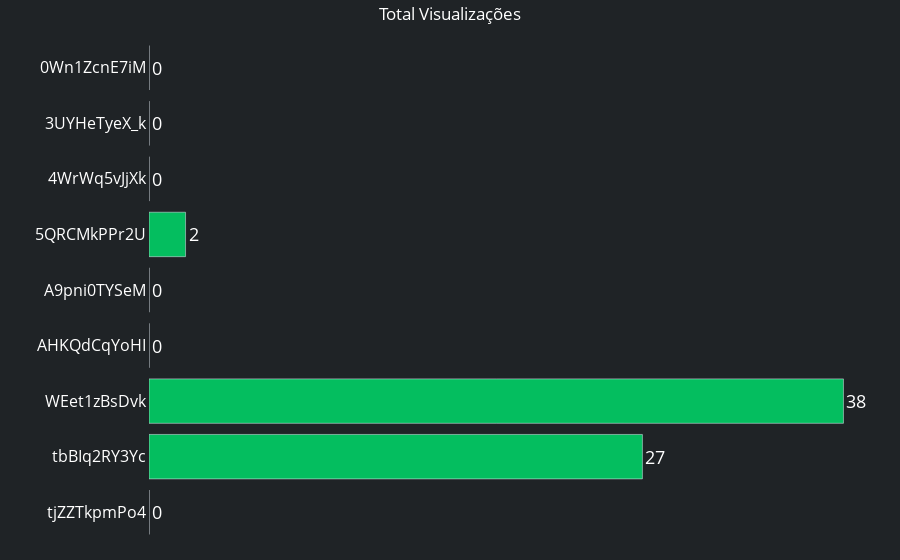

Write notebook code for a chart like this one.
### Code cell
fig = px.bar(
    base, 
    x='TOTAL', 
    y='ID_VIDEO', 
    orientation='h', 
    text_auto=True, 
    category_orders={'ID_VIDEO': base['ID_VIDEO'].tolist()}
)


fig.update_layout(
    title_text='Total Visualizações',
    showlegend=True,
    title=dict(x=0.5, font=dict(color='white')),
    plot_bgcolor='#1F2326',
    margin=dict(l=10, r=20, t=40, b=20, pad=2),
    paper_bgcolor='#1F2326',
    yaxis=dict(title='', tickfont=dict(color='white', size=16), tickmode='array', ticklen=1),
    xaxis=dict(title='', tickfont=dict(color='white'), visible=False),
    legend=dict(font=dict(color='white'), orientation='h', y=4)
)
    
fig.update_traces(
    textfont_color='white',
    marker_color='#04BE5F',
    textfont_size=18 ,
    textposition='outside',  
)


fig.show()

### Figure 1 — Plotly figure (JSON) as saved in the notebook; plotly's stock layout.template omitted (floating-point values rounded to 4 significant figures)
{"data": [{"alignmentgroup": "True", "hovertemplate": "TOTAL=%{x}<br>ID_VIDEO=%{y}<extra></extra>", "legendgroup": "", "marker": {"color": "#04BE5F", "pattern": {"shape": ""}}, "name": "", "offsetgroup": "", "orientation": "h", "showlegend": false, "textfont": {"color": "white", "size": 18}, "textposition": "outside", "texttemplate": "%{x}", "type": "bar", "x": [0, 0, 0, 2, 0, 0, 38, 27, 0], "xaxis": "x", "y": ["0Wn1ZcnE7iM", "3UYHeTyeX_k", "4WrWq5vJjXk", "5QRCMkPPr2U", "A9pni0TYSeM", "AHKQdCqYoHI", "WEet1zBsDvk", "tbBIq2RY3Yc", "tjZZTkpmPo4"], "yaxis": "y"}], "layout": {"barmode": "relative", "legend": {"font": {"color": "white"}, "orientation": "h", "tracegroupgap": 0, "y": 4}, "margin": {"b": 20, "l": 10, "pad": 2, "r": 20, "t": 40}, "paper_bgcolor": "#1F2326", "plot_bgcolor": "#1F2326", "showlegend": true, "title": {"font": {"color": "white"}, "text": "Total Visualizações", "x": 0.5}, "xaxis": {"anchor": "y", "domain": [0, 1], "tickfont": {"color": "white"}, "title": {"text": ""}, "visible": false}, "yaxis": {"anchor": "x", "categoryarray": ["tjZZTkpmPo4", "tbBIq2RY3Yc", "WEet1zBsDvk", "AHKQdCqYoHI", "A9pni0TYSeM", "5QRCMkPPr2U", "4WrWq5vJjXk", "3UYHeTyeX_k", "0Wn1ZcnE7iM"], "categoryorder": "array", "domain": [0, 1], "tickfont": {"color": "white", "size": 16}, "ticklen": 1, "tickmode": "array", "title": {"text": ""}}}}
